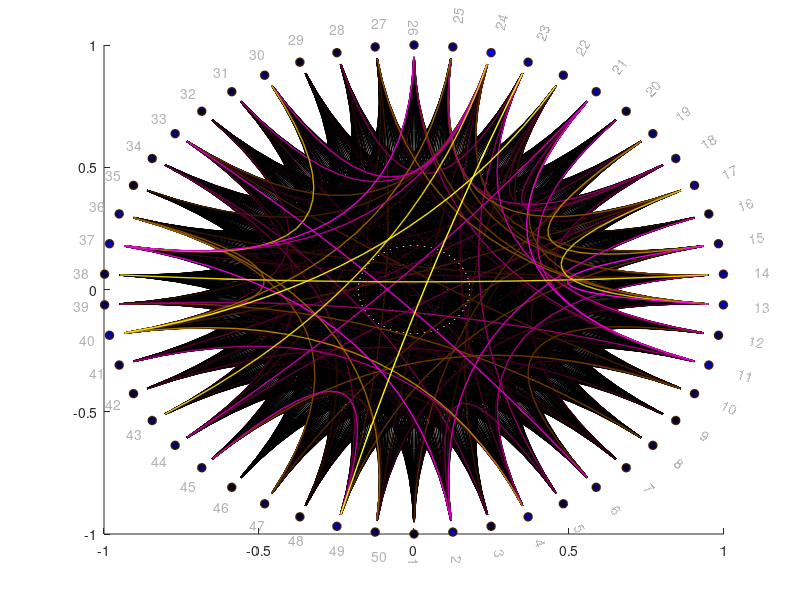

Here is the MATLAB script that generated this plot: (Note: this script raises an error after producing the figure.)
function h = schemaball(r, lbls, ccolor, ncolor)

% SCHEMABALL Plots correlation matrix as a schemaball
%
%   SCHEMABALL(R) R is a square numeric matrix with values in [-1,1].
%
%                 NOTE: only the off-diagonal lower triangular section of R is
%                       considered, i.e. tril(r,-1).
%
%   SCHEMABALL(..., LBLS, CCOLOR, NCOLOR) Plot schemaball with optional
%                                         arguments (accepts empty args).
%
%       - LBLS      Plot a schemaball with custom labels at each node.
%                   LBLS is either a cellstring of length M, where
%                   M = size(r,1), or a M by N char array, where each
%                   row is a label.
%
%       - CCOLOR    Supply an RGB triplet that specifies the color of
%                   the curves. CURVECOLOR can also be a 2 by 3 matrix
%                   with the color in the first row for negative
%                   correlations and the color in the second row for
%                   positive correlations.
%
%       - NCOLOR    Change color of the nodes with an RGB triplet.
%
%
%   H = SCHEMABALL(...) Returns a structure with handles to the graphic objects
%
%       h.l     handles to the curves (line objects), one per color shade.
%               If no curves fall into a color shade that handle will be NaN.
%       h.s     handle  to the nodes (scattergroup object)
%       h.t     handles to the node text labels (text objects)
%
%
% Examples
%
%   % Base demo
%   schemaball
%
%   % Supply your own correlation matrix (only lower off-diagonal triangular part is considered)
%   x = rand(10).^3;
%   x(:,3) = 1.3*mean(x,2);
%   schemaball(x)
%
%   % Supply custom labels as ['aa'; 'bb'; 'cc'; ...] or {'Hi','how','are',...}
%   schemaball(x, repmat(('a':'j')',1,2))
%   schemaball(x, {'Hi','how','is','your','day?', 'Do','you','like','schemaballs?','NO!!'})
%
%   % Customize curve colors
%   schemaball([],[],[1,0,1;1 1 0])
%
%   % Customize node color
%   schemaball([],[],[],[0,1,0])
%
%   % Customize manually other aspects
%   h   = schemaball;
%   set(h.l(~isnan(h.l)), 'LineWidth',1.2)
%   set(h.s, 'MarkerEdgeColor','red','LineWidth',2,'SizeData',100)
%
%
% Additional features:
% - <a href="matlab: web('http://www.mathworks.com/matlabcentral/fileexchange/42279-schemaball','-browser')">FEX schemaball page</a>
% - <a href="matlab: web('http://www.stackoverflow.com/questions/17038377/how-to-visualize-correlation-matrix-as-a-schemaball-in-matlab/17111675','-browser')">Origin: question on Stackoverflow.com</a>
% - <a href="matlab: web('https://github.com/GuntherStruyf/matlab-tools/blob/master/schemaball.m','-browser')">Schemaball by Gunther Struyf</a>
%
% See also: CORR, CORRPLOT

% Author: Oleg Komarov (oleg.komarov@hotmail.it)
% Tested on R2013a Win7 64 and Vista 32
% 15 jun 2013 - Created

% TODO
% - Add backward compatibility until R14SP3 (7.1)
% - Allow custom colormaps

%% Parameters
% Tweak these only

% Number of color shades/buckets (large N simply creates many perceptually indifferent color shades)
N      = 20;
% Points in [0, 1] for bezier curves: leave space at the extremes to detach a bit the nodes.
% Smaller step will use more points to plot the curves.
t      = (0.025: 0.05 :1)';
% Nodes edge color
ecolor = [.25 .103922 .012745];
% Text color
tcolor = [.7 .7 .7];

%% Checks

% Ninput
narginchk(0,4)

% Some defaults
if nargin < 1 || isempty(r);        r      = (rand(50)*2-1).^29;                                  end
sz = size(r);
if nargin < 2 || isempty(lbls);     lbls   = cellstr(reshape(sprintf('%-4d',1:sz(1)),4,sz(1))');  end
if nargin < 4 || isempty(ncolor);   ncolor = [0 0 1];                                             end

% R
if ~isnumeric(r) || any(abs(r(:)) > 1) || sz(1) ~= sz(2) || numel(sz) > 2 || sz(1) < 3
    error('schemaball:validR','R should be a square numeric matrix with values in [-1, 1].')
end

% Lbls
if (~ischar(lbls) || size(lbls,1) ~= sz(1)) && (~iscellstr(lbls) || ~isvector(lbls) || length(lbls) ~= sz(1))
    error('schemaball:validLbls','LBLS should either be an M by N char array or a cellstring of length M, where M is size(R,1).')
end
if ischar(lbls)
    lbls = cellstr(lbls);
end

% Ccolor
if nargin < 3 || isempty(ccolor);
    ccolor = hsv2rgb([[linspace(.8333, .95, N); ones(1, N); linspace(1,0,N)],...
                      [linspace(.03, .1666, N); ones(1, N); linspace(0,1,N)]]');
else
    szC = size(ccolor);
    if ~isnumeric(ccolor) || szC(2) ~= 3  || szC(1) > 2
        error('schemaball:validCcolor','CCOLOR should be a 1 by 3 or 2 by 3 numeric matrix with RGB colors.')
    elseif szC(1) == 1
        ccolor = [ccolor; ccolor];
    end
    ccolor = rgb2hsv(ccolor);
    ccolor = hsv2rgb([repmat(ccolor(1,1),N,1), linspace(ccolor(1,end),0,N)', repmat(ccolor(1,3),N,1); ...
	repmat(ccolor(2,1),N,1), linspace(0,ccolor(2,end),N)', repmat(ccolor(2,3),N,1)]);
end

% Ncolor
szN = size(ncolor);
if ~isnumeric(ncolor) || szN(2) ~= 3  || szN(1) > 1
    error('schemaball:validNcolor','NCOLOR should be a single RGB color, i.e. a numeric row triplet.')
end
ncolor = rgb2hsv(ncolor);
%% Engine

% Create figure
figure('renderer','Painters','visible','off')
axes('NextPlot','add')

% Index only low triangular matrix without main diag
tf = tril(true(sz),-1);

% Index correlations into bucketed colormap to determine plotting order (darkest to brightest)
N2        = 2*N;
[n, isrt] = histc(r(tf), linspace(-1,1 + eps(100),N2 + 1));
plotorder = reshape([N:-1:1; N+1:N2],N2,1);

% Retrieve pairings of nodes
[row,col] = find(tf);

% Use tau http://tauday.com/tau-manifesto
tau   = 2*pi;
% Positions of nodes on the circle starting from (0,-1), useful later for label orientation
step  = tau/sz(1);
theta = -.25*tau : step : .75*tau - step;
% Get cartesian x-y coordinates of the nodes
x     = cos(theta);
y     = sin(theta);

% PLOT BEZIER CURVES
% Calculate Bx and By positions of quadratic Bezier curves with P1 at (0,0)
% B(t) = (1-t)^2*P0 + t^2*P2 where t is a vector of points in [0, 1] and determines, i.e.
% how many points are used for each curve, and P0-P2 is the node pair with (x,y) coordinates.
t2  = [1-t, t].^2;
s.l = NaN(N2,1);
% LOOP per color bucket
for c = 1:N2
    pos = plotorder(c);
    idx = isrt == pos;
    if nnz(idx)
        Bx     = [t2*[x(col(idx)); x(row(idx))]; NaN(1,n(pos))];
        By     = [t2*[y(col(idx)); y(row(idx))]; NaN(1,n(pos))];
        s.l(c) = plot(Bx(:),By(:),'Color',ccolor(pos,:),'LineWidth',1);
    end
end

% PLOT NODES
% Do not rely that r is symmetric and base the mean on lower triangular part only
[row,col]  = find(tf(end:-1:1,end:-1:1) | tf);
subs       = col;
iswap      = row < col;
tmp        = row(iswap);
row(iswap) = col(iswap);
col(iswap) = tmp;
% Plot in brighter color those nodes which on average are more absolutely correlated
[Z,isrt]   = sort(accumarray(subs,abs(r( row + (col-1)*sz(1) )),[],@mean));
Z          = (Z-min(Z)+0.01)/(max(Z)-min(Z)+0.01);
ncolor     = hsv2rgb([repmat(ncolor(1:2), sz(1),1) Z*ncolor(3)]);
s.s        = scatter(x(isrt),y(isrt),[], ncolor,'fill','MarkerEdgeColor',ecolor,'LineWidth',1);

% PLACE TEXT LABELS such that you always read 'left to right'
ipos       = x > 0;
s.t        = zeros(sz(1),1);
s.t( ipos) = text(x( ipos)*1.1, y( ipos)*1.1, lbls( ipos),'Color',tcolor);
set(s.t( ipos),{'Rotation'}, num2cell(theta(ipos)'/tau*360))
s.t(~ipos) = text(x(~ipos)*1.1, y(~ipos)*1.1, lbls(~ipos),'Color',tcolor);
set(s.t(~ipos),{'Rotation'}, num2cell(theta(~ipos)'/tau*360 - 180),'Horiz','right')

% ADJUST FIGURE height width to fit text labels
xtn        = cell2mat(get(s.t,'extent'));
post       = cell2mat(get(s.t,'pos'));
sg         = sign(post(:,2));
posfa      = cell2mat(get([gcf gca],'pos'));
% Calculate xlim and ylim in data units as x (y) position + extension along x (y)
ylims      = post(:,2) + xtn(:,4).*sg;
ylims      = [min(ylims), max(ylims)];
xlims      = post(:,1) + xtn(:,3).*sg;
xlims      = [min(xlims), max(xlims)];
% Stretch figure
posfa(1,3) = (( diff(xlims)/2 - 1)*posfa(2,3) + 1) * posfa(1,3);
posfa(1,4) = (( diff(ylims)/2 - 1)*posfa(2,4) + 1) * posfa(1,4);
% Position it a bit lower (movegui slow)
posfa(1,2) = 100;

% Axis settings
set(gca, 'Xlim',xlims,'Ylim',ylims, 'color', 'w','XColor','none','YColor','none',... 
'clim',[-1,1])
set(gcf, 'pos' ,posfa(1,:),'Visible','on')
axis equal

% Set colormap
colormap(gca,ccolor);

if nargout == 1
    h = s;
end
end